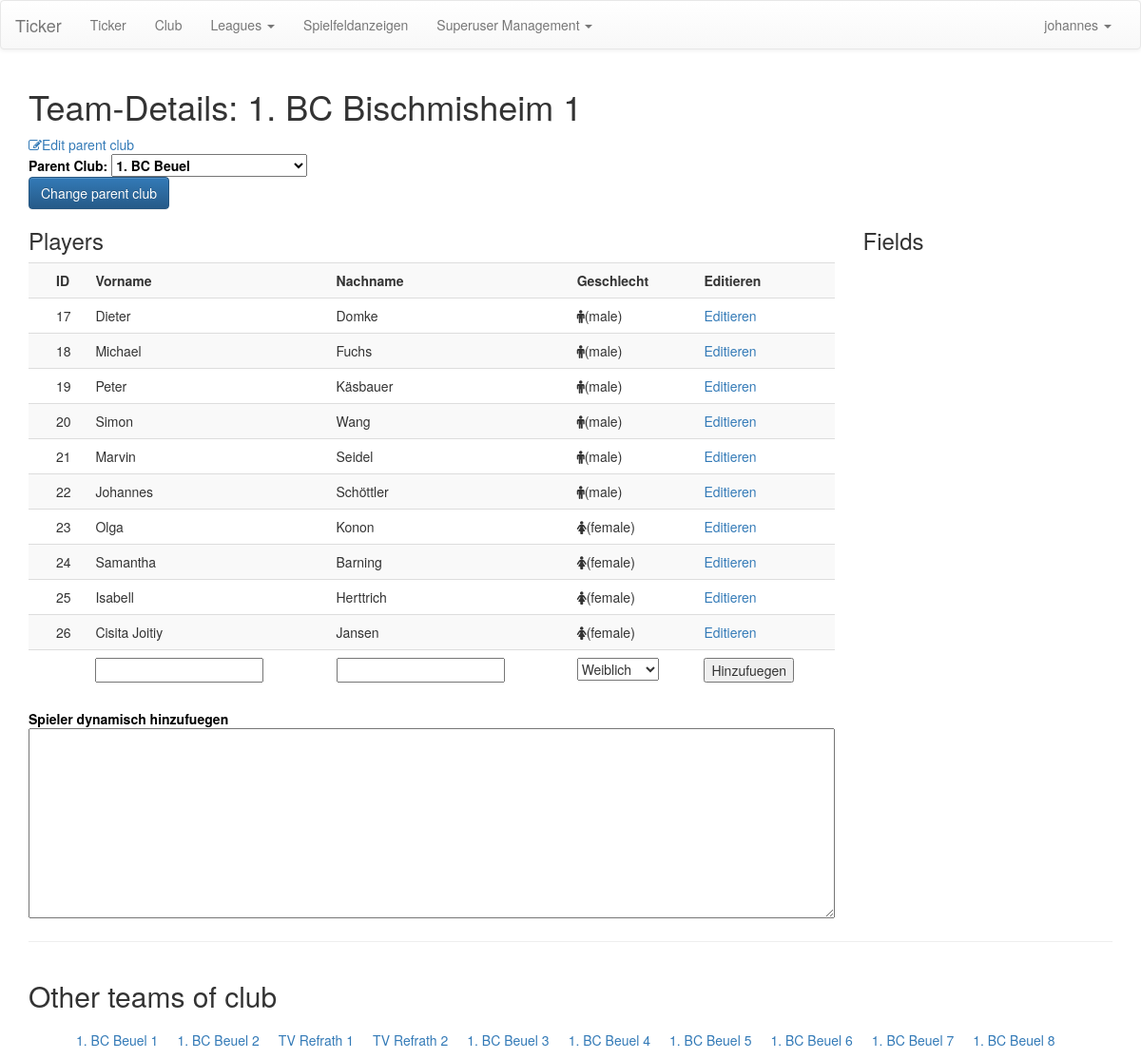
The page /ticker/manage/teams/details/10 (signed in) on the database as committed earlier.
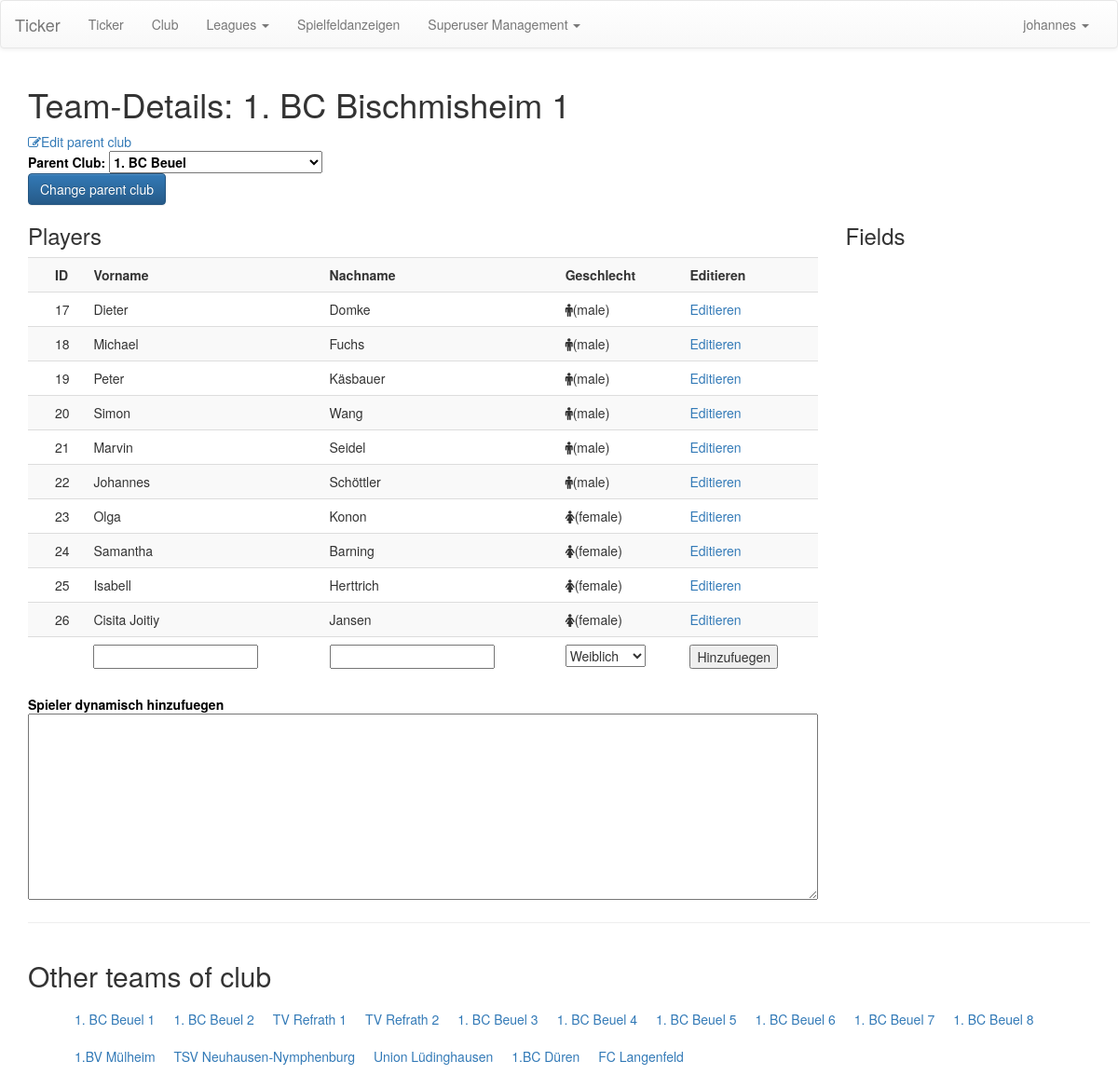
The same page on the database as committed later.
### ticker/models/player_clubs.py (models this page shows, shortened)
class Player(models.Model):
    prename = models.CharField(max_length=255)
    lastname = models.CharField(max_length=255)
    possible_sex = (('female', 'Weiblich'),
                    ('male', 'Maennlich'))
    sex = models.CharField(max_length=32, choices=possible_sex)
    birth_date = models.DateTimeField(null=True, blank=True)

class Team(models.Model):
    parent_club = models.ForeignKey(Club, CASCADE, default=1)
    team_name = models.CharField(max_length=255)
    players = models.ManyToManyField(Player, blank=True)
    fields = models.ManyToManyField('PlayingField', blank=True)
    def get_name(self):
        return self.team_name
    def get_players(self):
        return self.players.all()
    def get_other_teams(self):
        teams =  Team.objects.filter(parent_club=self.parent_club).exclude(id=self.id)
        print(teams)
        return teams
    def get_fields_annotated(self):
        parent_club_fields = self.parent_club.fields.filter(id__in=self.fields.all().values_list('id', flat=True))
        other_club_fields = self.parent_club.fields.exclude(id__in=self.fields.all().values_list('id', flat=True))
        result = []
        for field in parent_club_fields:
            result.append((field.id, field.get_name(), 1))
        for field in other_club_fields:
            result.append((field.id, field.get_name(), 0))
        return result
    def __str__(self):
        return self.team_name

### ticker/views/user_interface.py (the view)
# urls.py: url(r'^manage/teams/details/([0-9]+)/?$', manage_team_details, name='manage_teams_details'),
@login_required
def manage_team_details(request, teamid):
    teams = Team.objects.filter(id=int(teamid)).first()
    clubs = Club.objects.all()
    return render(request, 'user/manage_teams.html', dict(team=teams,
                                                          possible_sex=Player.possible_sex,
                                                          clubs=clubs))

### ticker/models/player_clubs.py (called while the page is built)
    def get_name(self):
        return self.club_name

### ticker/templatetags/custom_tags.py (called while the page is built)
@register.filter
def get_club(user):
    assert(isinstance(user, User))
    p = Profile.objects.filter(user=user).first()
    if p is None:
        return None
    return p.associated_club

@register.filter
def get_leagues_club(user):
    club = get_club(user)
    leagues = League.objects.filter(teams__parent_club=club).distinct()
    return leagues

### ticker/templates/user/manage_teams.html (shortened to what this page needs)
{% extends 'user/manage_base.html' %}
{% block content %}
    <div class="container">
        <div class="row">
            <div class="col-sm-12">
                <h1>Team-Details: {{ team.get_name }}</h1>
            </div>
            <div class="col-sm-12">
                <a href="{% url 'manage_club_details' team.parent_club.id %}">
                    <i class="fa fa-edit"></i>Edit parent club
                </a>
                <br/>
                <form method="post" action="{% url 'edit_parent_club' team.id %}">
                    <label for="edit_parent_club">
                        Parent Club:
                        <select id="edit_parent_club" name="parent_club">
                            {% for club in clubs %}
                                <option value="{{ club.id }}" {% if club.id == team.parent_club.id %} selected {% endif %}>
                                    {{ club.get_name }}
                                </option>
                            {% endfor %}
                        </select>
                    </label>
                    <button class="btn btn-primary">Change parent club</button>
                </form>
            </div>
            <div class="col-sm-9">
                <form action="{% url 'player_add' %}" method="post">
                <h3>Players</h3>
                <table class="table table-striped table-responsive">
                    <tr>
                        <th></th>
                        <th>ID</th>
                        <th>Vorname</th>
                        <th>Nachname</th>
                        <th>Geschlecht</th>
                        <th>Editieren</th>
                    </tr>
                    {% for player in team.get_players %}
                    <tr>
                        <td></td>
                        <td>{{ player.id }}</td>
                        <td>{{ player.prename }}</td>
                        <td>{{ player.lastname }}</td>
                        <td>
                            <i class="fa fa-{{ player.sex }}"></i>({{ player.sex }})
                        </td>
                        <td>
                            <a href="{% url 'manage_player_profile' player.id %}">Editieren</a>
                        </td>
                    </tr>
                    {% endfor %}
                    <tr class="addrow">
                        <td></td>
                        <td></td>
                        <td>
                            <input type="text" name="prename" required/>
                        </td>
                        <td>
                            <input type="text" name="lastname" required/>
                        </td>
                        <td>
                            <select name="sex" required>
                                {% for sex in possible_sex %}
                                    <option value="{{ sex.0 }}">{{ sex.1 }}</option>
                                {% endfor %}
                            </select>
                        </td>
                        <td>
                            <button type="submit">Hinzufuegen</button>
                        </td>
                    </tr>
                </table>
                </form>
                <label for="dynamic_csv_load">Spieler dynamisch hinzufuegen</label>
                <textarea id="dynamic_csv_load" onkeydown="if(event.keyCode===9){var v=this.value,s=this.selectionStart,e=this.selectionEnd;this.value=v.substring(0, s)+'\t'+v.substring(e);this.selectionStart=this.selectionEnd=s+1;return false;}"></textarea>
            </div>
            <div class="col-sm-3">
                <h3>Fields</h3>
            </div>
        </div>
        <hr/>
        <div class="row">
            <div class="col-sm-12">
                <h2>Other teams of club</h2>
                <ul class="also_relevant">
                    {% for t in team.get_other_teams %}
                        <li><a href="{% url 'manage_teams_details' t.id %}">{{ t.get_name }}</a></li>
                    {% endfor %}
                </ul>
            </div>
        </div>
    </div>
{% endblock %}

Rows that differ between the two databases and show on the page:
added Team: get_name "1.BV Mülheim"
added Team: get_name "TSV Neuhausen-Nymphenburg"
added Team: get_name "Union Lüdinghausen"
added Team: get_name "1.BC Düren"
added Team: get_name "FC Langenfeld"
